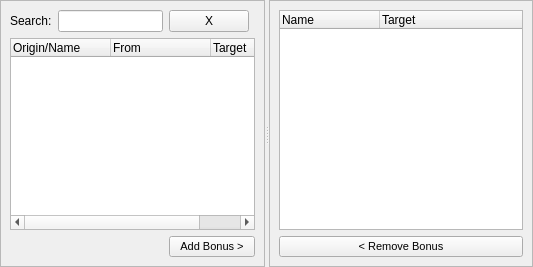
          <widget class="QSplitter" name="spltTempBonusesHoriz">
           <property name="frameShape">
            <enum>QFrame::NoFrame</enum>
           </property>
           <property name="orientation">
            <enum>Qt::Horizontal</enum>
           </property>
           <widget class="QFrame" name="frmlTempBonusesLeft">
            <property name="frameShape">
             <enum>QFrame::StyledPanel</enum>
            </property>
            <property name="frameShadow">
             <enum>QFrame::Raised</enum>
            </property>
            <layout class="QGridLayout" name="gridLayout_38">
             <item row="0" column="0">
              <widget class="QLabel" name="lblSearchTempBonuses">
               <property name="text">
                <string>Search:</string>
               </property>
              </widget>
             </item>
             <item row="1" column="0" colspan="4">
              <widget class="QTreeWidget" name="treeTempBonuses">
               <column>
                <property name="text">
                 <string>Origin/Name</string>
                </property>
               </column>
               <column>
                <property name="text">
                 <string>From</string>
                </property>
               </column>
               <column>
                <property name="text">
                 <string>Target</string>
                </property>
               </column>
              </widget>
             </item>
             <item row="0" column="2">
              <widget class="QPushButton" name="btnSearchClearTempBonuses">
               <property name="text">
                <string>X</string>
               </property>
              </widget>
             </item>
             <item row="0" column="1">
              <widget class="QLineEdit" name="qlnSearchTempBonuses"/>
             </item>
             <item row="2" column="2" colspan="2">
              <widget class="QPushButton" name="btnAddBonus">
               <property name="font">
                <font>
                 <pointsize>8</pointsize>
                </font>
               </property>
               <property name="text">
                <string>Add Bonus &gt;</string>
               </property>
              </widget>
             </item>
            </layout>
           </widget>
           <widget class="QFrame" name="frmlTempBonusesRight">
            <property name="frameShape">
             <enum>QFrame::StyledPanel</enum>
            </property>
            <property name="frameShadow">
             <enum>QFrame::Raised</enum>
            </property>
            <layout class="QGridLayout" name="gridLayout_39">
             <item row="1" column="0">
              <widget class="QPushButton" name="btnRemoveBonus">
               <property name="font">
                <font>
                 <pointsize>8</pointsize>
                </font>
               </property>
               <property name="text">
                <string>&lt; Remove Bonus</string>
               </property>
              </widget>
             </item>
             <item row="0" column="0">
              <widget class="QTreeWidget" name="treeSelectedTempBonuses">
               <column>
                <property name="text">
                 <string>Name</string>
                </property>
               </column>
               <column>
                <property name="text">
                 <string>Target</string>
                </property>
               </column>
              </widget>
             </item>
            </layout>
           </widget>
          </widget>
